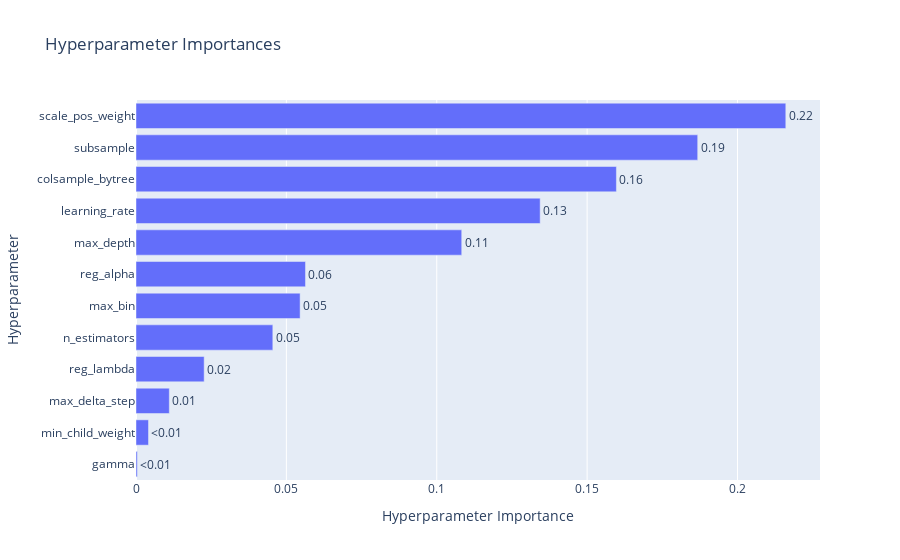

Here is the notebook cell this chart was saved with:
### Code cell
plot_param_importances(study)

### Figure 1 — Plotly figure (JSON) as saved in the notebook; plotly's stock layout.template omitted (floating-point values rounded to 4 significant figures)
{"data": [{"cliponaxis": false, "hovertemplate": ["gamma (FloatDistribution): 0.0004403438715482797<extra></extra>", "min_child_weight (FloatDistribution): 0.00415393521814338<extra></extra>", "max_delta_step (IntDistribution): 0.011079450649944308<extra></extra>", "reg_lambda (FloatDistribution): 0.022667939301064324<extra></extra>", "n_estimators (IntDistribution): 0.04549209222591045<extra></extra>", "max_bin (IntDistribution): 0.05456602184404997<extra></extra>", "reg_alpha (FloatDistribution): 0.056351014415336576<extra></extra>", "max_depth (IntDistribution): 0.10830532940903746<extra></extra>", "learning_rate (FloatDistribution): 0.1343854371355308<extra></extra>", "colsample_bytree (FloatDistribution): 0.15973358049980813<extra></extra>", "subsample (FloatDistribution): 0.18676546424645268<extra></extra>", "scale_pos_weight (FloatDistribution): 0.21605939118317352<extra></extra>"], "name": "Objective Value", "orientation": "h", "text": ["<0.01", "<0.01", "0.01", "0.02", "0.05", "0.05", "0.06", "0.11", "0.13", "0.16", "0.19", "0.22"], "textposition": "outside", "type": "bar", "x": [0.0004403, 0.004154, 0.01108, 0.02267, 0.04549, 0.05457, 0.05635, 0.1083, 0.1344, 0.1597, 0.1868, 0.2161], "y": ["gamma", "min_child_weight", "max_delta_step", "reg_lambda", "n_estimators", "max_bin", "reg_alpha", "max_depth", "learning_rate", "colsample_bytree", "subsample", "scale_pos_weight"]}], "layout": {"title": {"text": "Hyperparameter Importances"}, "xaxis": {"title": {"text": "Hyperparameter Importance"}}, "yaxis": {"title": {"text": "Hyperparameter"}}}}
